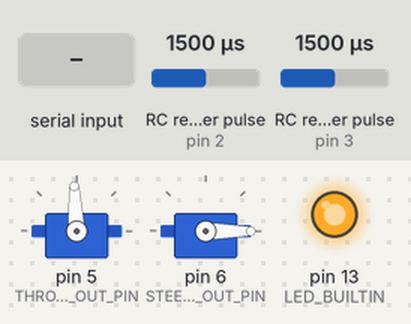
The sketch below on a simulated Arduino Leonardo, built with avr-gcc and run on an emulated ATmega32U4. Shown: 2 × servo, output pins drawn as LEDs (lit = HIGH). Wiring (inferred from the names in the program): 2 × RC receiver channel: data pin 2 / data pin 3. The test bench sets the inputs (shaded band); at power-on: RC receiver pulse (sensors on pin 3, pin 2) 1500 µs.

Above: at 1.2 s.
1.3 s: RC receiver pulse (sensor on pin 3) set to 1020 µs
At 2.3 s:
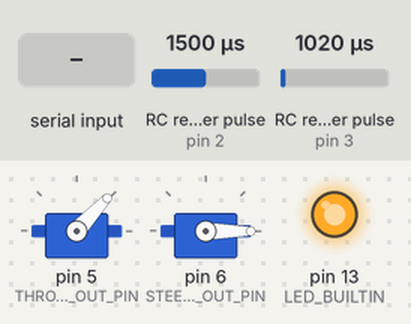
2.8 s: RC receiver pulse (sensor on pin 3) set to 1250 µs
At 3.5 s:
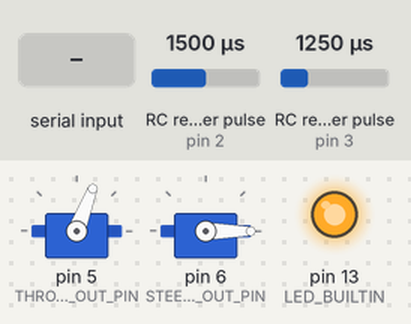
4.3 s: RC receiver pulse (sensor on pin 3) set to 1750 µs
At 4.6 s:
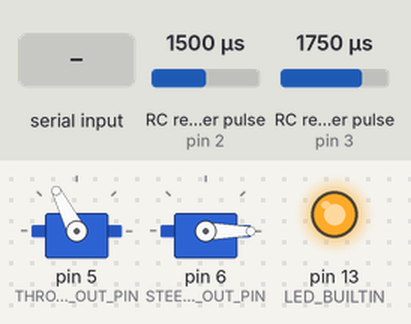
5.8 s: RC receiver pulse (sensor on pin 3) set to 1980 µs
At 7.0 s:
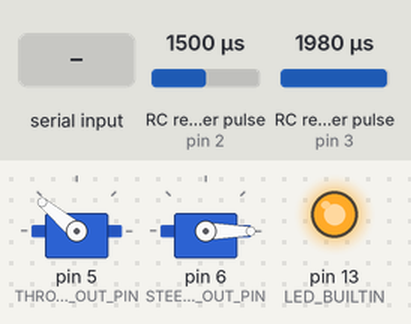
7.3 s: RC receiver pulse (sensor on pin 2) set to 1980 µs
At 7.7 s:
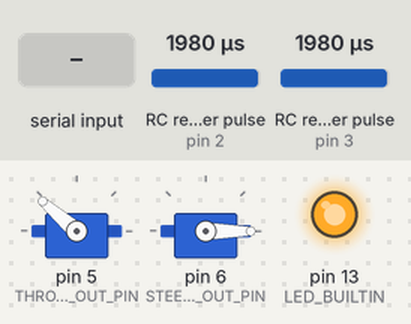
8.8 s: "90,45,200\n" received over Serial
At 9.3 s:
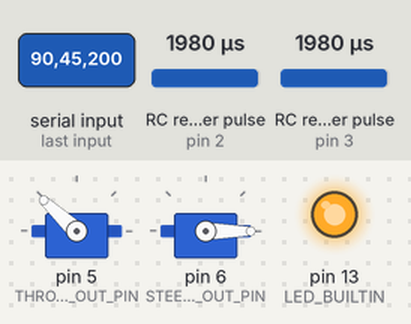
Timing chart, 0 to 11.3 s (numbered marks = the images above; inputs shaded):
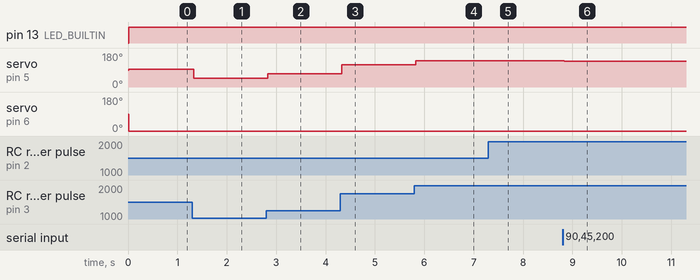

The sketch:

roar_node_michael.ino
```cpp
#include "Servo.h"

// compiler pre-processor directive
#define BAUD_RATE 9600
#define THROTTLE_IN_PIN 3
#define STEERING_IN_PIN 4
#define THROTTLE_OUT_PIN 5
#define STEERING_OUT_PIN 6
#define NEUTRAL_THROTTLE 1500
#define NEUTRAL_STEERING 1500


// never changing constants
const char HANDSHAKE_START = '(';
const char HANDSHAKE_END = ')';
const byte RC_CONTROLLER_STATE_PIN = 2;
const int PULSEWIDTH = 10000;
const unsigned int MAX_DISCONNECT_COUNT = 10;
const long disconnectedDurationBuffer = 1000; // milisecond
const unsigned long disconnectedDurationSentinel= 2000; // 5 seconds


// state variables that might change
bool isControllerConnected = false;
bool rc_controller_state = false; // by default, controller is not connected
unsigned int rc_controller_disconnect_count = 0;
unsigned int latest_throttle = NEUTRAL_THROTTLE; // set to neutral by default
unsigned int latest_steering = NEUTRAL_STEERING; // set to neutral by default
int ledState = LOW;
const long ledInterval = 500; // milisecond
unsigned long prevControllerConnectedTime = 0;
unsigned long previousMillis = 0;  // will store last time LED was updated
unsigned long prevBluetoothConnectedTime = 0;
unsigned long prevJetsonConnectedTime = 0;
String receivedData = "";
bool isForwardState = true; // car is currently in forward state.

bool is_controller_values_changing_now = false;

// volatile variables that only changes in interrupts
volatile int32_t controller_throttle_read = 0;
volatile int32_t controller_steering_read = 0;
volatile int32_t prev_controller_throttle_read = 0;
volatile int32_t prev_controller_steering_read = 0;

// Servo Declaration
Servo servoThrottle;
Servo servoSteering;

void setup() {
  // set pins
  pinMode(RC_CONTROLLER_STATE_PIN, INPUT);
  pinMode(LED_BUILTIN, OUTPUT);

  // attach interrupts
  attachInterrupt(digitalPinToInterrupt(THROTTLE_IN_PIN), onThrottleChanged, CHANGE);
  attachInterrupt(digitalPinToInterrupt(STEERING_IN_PIN), onSteeringChanged, CHANGE);

  // begin serial & Servo
  Serial.begin(BAUD_RATE);
  Serial1.begin(BAUD_RATE); // bluetooth on PIN 14, 15
  servoThrottle.attach(THROTTLE_OUT_PIN);
  servoSteering.attach(STEERING_OUT_PIN);

}

void loop() {
  // detect PINs
  detectControllerState();

  // determine state from detection
  rc_controller_state = determineTraxxasControllerConnected();//determineTraxxasControllerConnected(); // true if connected, false otherwise ( 0 == true, 1 == false)

  bool jetson_controller_state = determineJetsonControllerConnected();

  isControllerConnected = rc_controller_state or jetson_controller_state;
  if (isControllerConnected == false) {
    blinkLED();
  } else {
    turnOnLED();
  }

  if (rc_controller_state == true) {
      latest_throttle = controller_throttle_read;
      latest_steering = controller_steering_read;
  } else if (jetson_controller_state == true) {
      parseData();
      writeToSerial(latest_throttle, latest_steering);
  }

  ensureSmoothBackTransition();
  writeToServo(latest_throttle, latest_steering);
}


bool detectControllerState2() {
  /*
   * if controller throttle and steering has not been changing (~5 pwm) for 5 secods --> controller is disconnected
   * else, controller is connected
   *
   */
  detectControllerState2Helper();
  if (is_controller_values_changing_now) {
    return true;
  } else if (millis() - prevControllerConnectedTime < disconnectedDurationSentinel) {
    return true;
  } else {
    // if controller hasnt been sending new cmds in disconnectedDurationSentinel seconds
    if (1480 < controller_throttle_read and controller_throttle_read < 1520 and 1480 < controller_steering_read and controller_steering_read < 1520) {
      // and if the current throttle and steering read is in neutral
      // i assume that the user does not want to use the controller
      return false;
    } else {
      // if the throttle and steering is not in neutral
      // i should still obey the order
      return true;
    }

  }
}

void detectControllerState2Helper() {
  if (abs(prev_controller_throttle_read - controller_throttle_read) > 5 or abs(prev_controller_steering_read - controller_steering_read) > 5) {
    is_controller_values_changing_now = true;
    prevControllerConnectedTime = millis();
  } else {
    is_controller_values_changing_now = false;
  }
}


void ensureSmoothBackTransition() {
  if (isForwardState and latest_throttle < 1495) {
    for (int i = 0; i <= 5; i++) {
      writeToServo(1000, latest_steering);
    }
    for (int i = 0; i <= 10; i++) {
      writeToServo(1500,latest_steering);
    }
    isForwardState = false;
  } else if (latest_throttle > 1505) {
    isForwardState = true;
  }
}


bool isBluetoothConnected() {
  /*
   * Return true if bluetooth is connected, false otherwise
   */
    if (Serial1.available() > 0) {
      prevBluetoothConnectedTime = millis();
      return true;
    } else {
      // bluetooth will have delay so make sure to put some buffer time to determine whether it is actually disconnected
      unsigned long currentMillis = millis();
      if (currentMillis - prevBluetoothConnectedTime > disconnectedDurationBuffer) {
        return false;
      }
      return true;
    }
}

bool determineJetsonControllerConnected() {
  /*
   * Return true if jetson is connected, false otherwise
   */
    if (Serial.available() > 0) {
      prevJetsonConnectedTime = millis();
      return true;
    } else {
      // bluetooth will have delay so make sure to put some buffer time to determine whether it is actually disconnected
      unsigned long currentMillis = millis();
      if (currentMillis - prevJetsonConnectedTime > disconnectedDurationBuffer) {
        return false;
      }
      return true;
    }
}

void turnOnLED() {
  digitalWrite(LED_BUILTIN, HIGH);
}

void blinkLED() {

  // code for blinking led
  unsigned long currentMillis = millis();

  if (currentMillis - previousMillis >= ledInterval) {
    // save the last time you blinked the LED
    previousMillis = currentMillis;

    // if the LED is off turn it on and vice-versa:
    if (ledState == LOW) {
      ledState = HIGH;

    } else {
      ledState = LOW;
    }

    // set the LED with the ledState of the variable:
    digitalWrite(LED_BUILTIN, ledState);
  }
}

void checkServo() {
  if (servoThrottle.attached() == false) {
    servoThrottle.attach(THROTTLE_OUT_PIN);
  }
  if (servoSteering.attached() == false) {
    servoSteering.attach(STEERING_OUT_PIN);
  }
}

void parseData() {
  /*
      method to parse received data given input method.
      Currently supported channel are:
        Serial
        Serial1
      Messages are required to be in the format of HANDSHAKE_START PWMTHROTTLE STEERING HANDSHAKE_END
      For example, by default, HANDSHAKE_START= "(", HANDSHAKE_END=")"
      Then a sample receivedData could be (1500,1500)
  */
  do {
      char buf[20];
      size_t num_read = Serial.readBytesUntil(HANDSHAKE_END, buf, 20);
      char *token = strtok(buf, ",");
      if (token[0] == HANDSHAKE_START) {
        if (token != NULL) {
          unsigned int curr_throttle_read = atoi(token + 1);
          if (curr_throttle_read >= 1000 and curr_throttle_read <= 2000) {
            latest_throttle = curr_throttle_read;
          }
        }
        token = strtok(NULL, ",");
        if (token != NULL) {
          unsigned int curr_steering_read = atoi(token);
          if (curr_steering_read >= 1000 and curr_steering_read <= 2000) {
            latest_steering = curr_steering_read;
          }
        }
      }
  } while(Serial.available() > 0);
}

bool determineTraxxasControllerConnected() {
  // return true if controller is connected, false otherwise
  if (rc_controller_disconnect_count < MAX_DISCONNECT_COUNT) {
    return true ;
  }
  return false;
}

void writeToServo(unsigned int throttle, unsigned int steering) {
  // prevent servo from detaching
  checkServo();
  latest_throttle = throttle;
  latest_steering = steering;
  servoThrottle.writeMicroseconds(latest_throttle);
  servoSteering.writeMicroseconds(latest_steering);
//  writeToSerial(latest_throttle, latest_steering);
}

void writeToBluetooth(unsigned int throttle, unsigned int steering) {
  /*
   * Write to Bluetooth Device
   */
  Serial1.print(HANDSHAKE_START);
  Serial1.print(throttle);
  Serial1.print(",");
  Serial1.print(steering);
  Serial1.println(HANDSHAKE_END);
}


void writeToSerial(unsigned int throttle, unsigned int steering) {
  /*
   * Write to Serial
   */
  Serial.print(HANDSHAKE_START);
  Serial.print(throttle);
  Serial.print(",");
  Serial.print(steering);
  Serial.println(HANDSHAKE_END);
}
void onThrottleChanged(){
  /*
   * Parse Controller Throttle value
   */
  static uint32_t ulStart;
  if (digitalRead(THROTTLE_IN_PIN)){
    ulStart = micros();
  } else{
    prev_controller_throttle_read = controller_throttle_read;
    controller_throttle_read = (uint32_t)(micros() - ulStart);
  }
}
void onSteeringChanged(){
  /*
   * Parse Controller Steering value
   */
  static uint32_t ulStart;
  if (digitalRead(STEERING_IN_PIN)){
    ulStart = micros();
  } else{
    prev_controller_steering_read = controller_steering_read;
    controller_steering_read = (uint32_t)(micros() - ulStart);
  }
}
void detectControllerState() {
  /*
   * Parse Controller State
   */
  if (pulseIn(RC_CONTROLLER_STATE_PIN, HIGH, PULSEWIDTH) > 0) {
    rc_controller_disconnect_count = 0;
  } else{
    rc_controller_disconnect_count += 1;
  }
}
```

Measured:
- after the input at 1.3 s, servo on pin 5 (THROTTLE_OUT_PIN): 93° → 47° at once
- after the input at 2.8 s, servo on pin 5 (THROTTLE_OUT_PIN): 47° → 69° at once
- after the input at 4.3 s, servo on pin 5 (THROTTLE_OUT_PIN): 69° → 117° at once
- after the input at 5.8 s, servo on pin 5 (THROTTLE_OUT_PIN): 117° → 140° at once
- after the input at 7.3 s, servo on pin 5 (THROTTLE_OUT_PIN): 140° → 139° after 0.05 s
- after the input at 8.8 s, servo on pin 5 (THROTTLE_OUT_PIN): 139° → 137° at once
